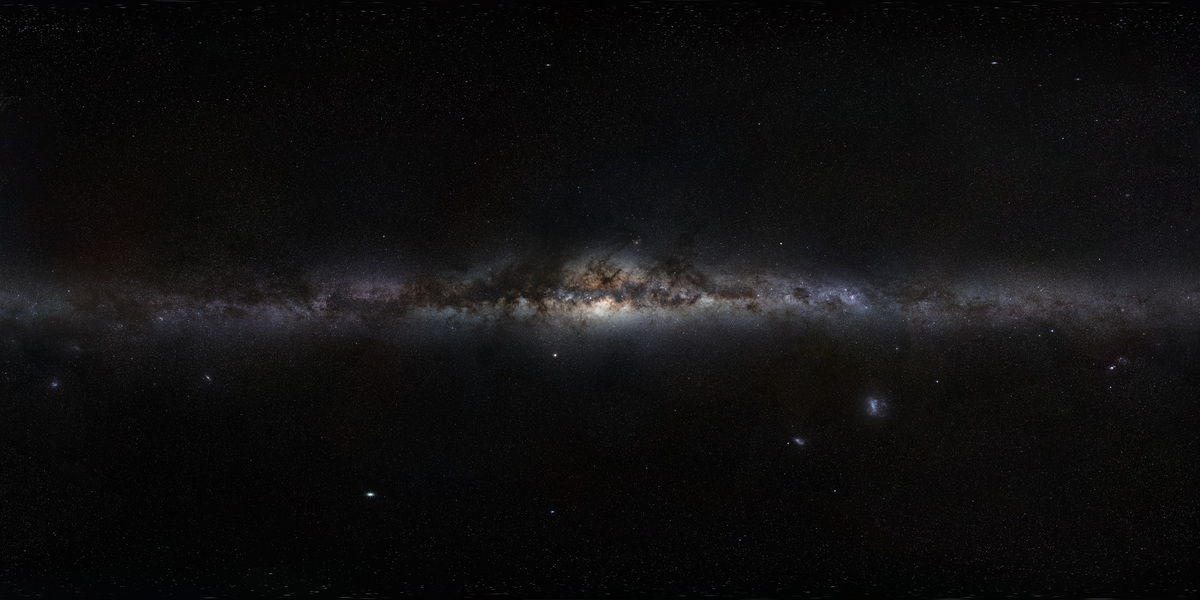
#> input picture Black-hole-simulation/milkyway-2.jpg, 1200 x 600 px, found by its file name
$ python 'Black hole.py'
#> lines starting #> are read from the running program, lines starting #| are printed output that depends on the picture; after the words box and inside, x2 and y2 are one past the last pixel; in counts of white or black regions, pixels touching at a corner belong together
import numpy as np
import matplotlib.pyplot as plt
import cv2
import os

def apply_gravitational_lens(image_path, mass_factor=0.1, event_horizon_factor=0.375, debug_mode=False):
#> called with mass_factor = 0.08, event_horizon_factor = 0.4, debug_mode = True
    if not os.path.exists(image_path):
        print(f"Error: Image file not found at '{image_path}'. Please check the path.")
        return None, None


    original_image = cv2.imread(image_path)
#> original_image is the input picture: shape (600, 1200, 3); mean B, G, R 15.9, 15.4, 16.1

    if original_image is None:
        print(f"Error: Could not load image from '{image_path}'. It might be corrupt or an invalid format.")
        return None, None

    # Convert it from BGR to RGB to display on matplotlib
    original_image_rgb = cv2.cvtColor(original_image, cv2.COLOR_BGR2RGB)

    # Gets the image dimensions
    H, W, _ = original_image_rgb.shape
#> H = 600; W = 1200
    if debug_mode:
        print(f"Image dimensions: Width={W}, Height={H}")
#| Image dimensions: Width=1200, Height=600

    # Define the 'mass' (M) which defines the strength of the lensing.
    # We relate it to the image width to make it somewhat scale-independent.
    M = W * mass_factor
#> M = 96
    if debug_mode:
        print(f"Calculated 'mass' (M) for lensing: {M:.2f}")
#| Calculated 'mass' (M) for lensing: 96.00

    # Location of the Black Hole - set to the center of the image
    center_x, center_y = W // 2, H // 2
#> center_x = 600; center_y = 300
    if debug_mode:
        print(f"Black hole center: ({center_x}, {center_y})")
#| Black hole center: (600, 300)

    # Create coordinate grids X, Y for every pixel
    X, Y = np.meshgrid(np.arange(W), np.arange(H))

    # Defining dx and dy, the horizontal and vertical distance of each image point
    # from the black hole's center.
    dx = X - center_x
    dy = Y - center_y

    # Calculate the radial distance from each pixel to the center of the black hole.
    # Adding a small epsilon to prevent division by zero for pixels exactly at the center.
    r = np.sqrt(dx**2 + dy**2) + 1e-6

    # Einstein's simplified bending angle approximation for light.
    # This formula is a common approximation used for visual effects, not a full
    # general relativistic calculation.
    alpha = (2 * M) / r

    # Compute the new horizontal and vertical position of a pixel after the
    # gravitational lensing effect. Pixels closer to the black hole are displaced more.
    # np.clip ensures that the new coordinates stay within the image boundaries.
    new_X = np.clip((center_x + dx * (1 - alpha)).astype(int), 0, W - 1)
    new_Y = np.clip((center_y + dy * (1 - alpha)).astype(int), 0, H - 1)

    # Apply the lensing effect by remapping pixels.
    # This creates the distortion based on the new coordinates.
    lensed_image = original_image_rgb[new_Y, new_X]
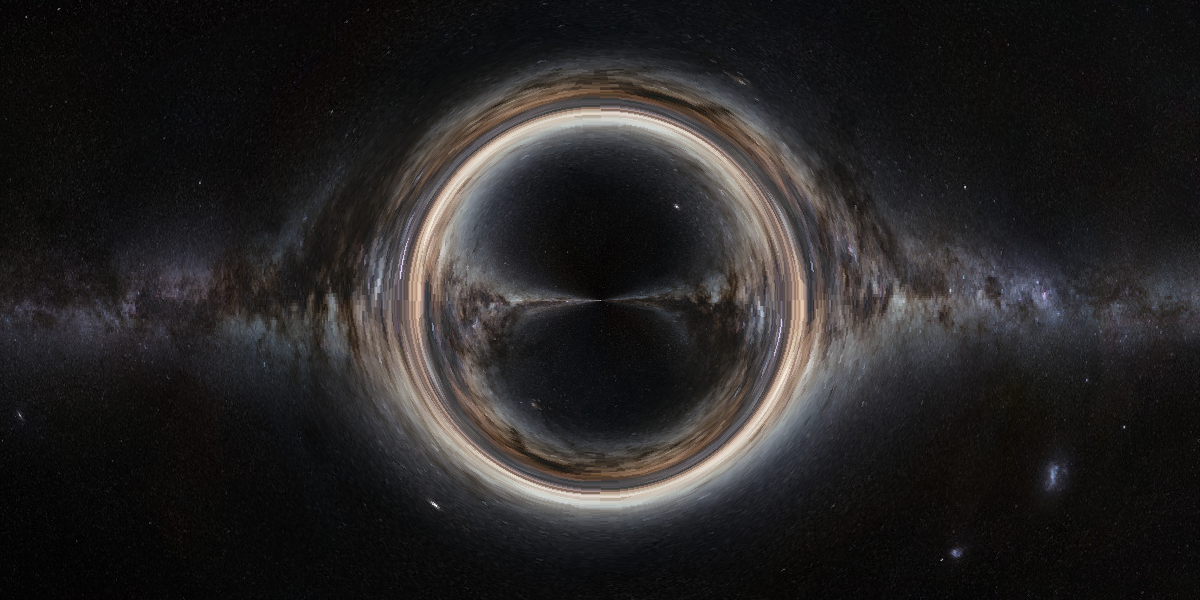
#> lensed_image: shape (600, 1200, 3); mean R, G, B 37.9, 36, 36.1

    # Calculate the radius of the event horizon in pixels.
    # Pixels within this radius will be rendered as black.
    black_hole_radius = int(M * event_horizon_factor)
#> black_hole_radius = 38
    if debug_mode:
        print(f"Black hole event horizon radius: {black_hole_radius} pixels")
#| Black hole event horizon radius: 38 pixels

    # Create a mask for pixels that fall within the event horizon.
    mask = r < black_hole_radius

    # Make the masked area black to represent the black hole.
    lensed_image[mask] = [0, 0, 0] # Set RGB to black
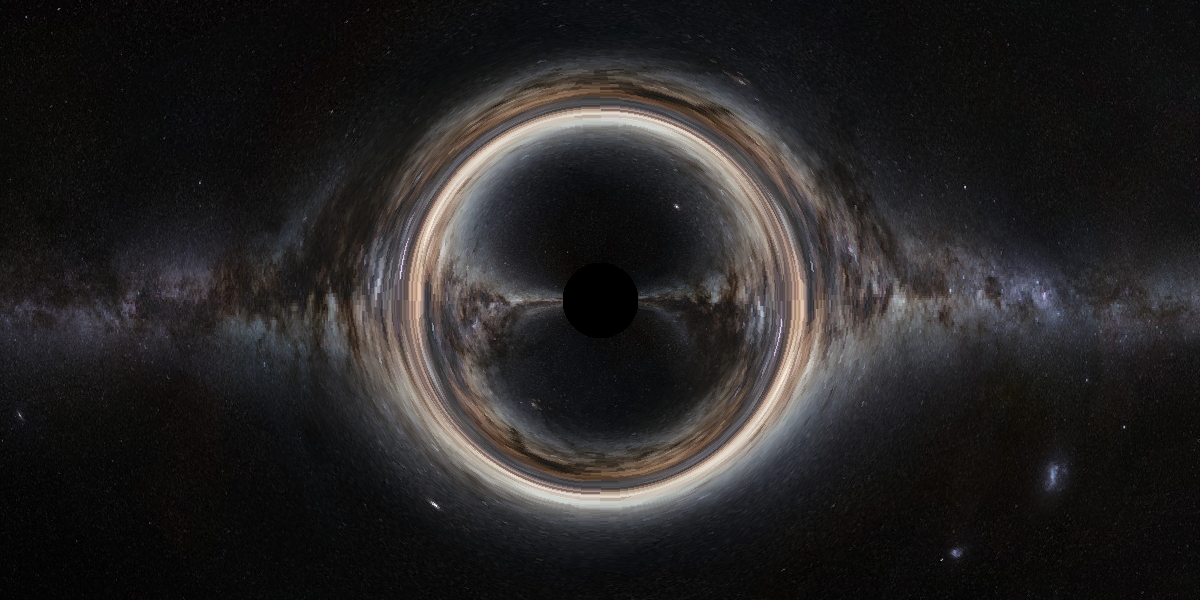
#> lensed_image: shape (600, 1200, 3); 0.63% of pixels changed, all inside (x1, y1, x2, y2) = (563, 263, 638, 338)

    return original_image_rgb, lensed_image

def display_lensing_results(original_img, lensed_img, title_original="Image without lensing effect", title_lensed="After lensing effect is applied"):

#> called with title_original = 'Image without lensing effect', title_lensed = 'After lensing effect is applied'
    fig, ax = plt.subplots(1, 2, figsize=(14, 7)) # Slightly larger figure for better viewing

    ax[0].imshow(original_img)
    ax[0].set_title(title_original)
    ax[0].axis("off") # Hide axes for cleaner image display

    ax[1].imshow(lensed_img)
    ax[1].set_title(title_lensed)
    ax[1].axis("off") # Hide axes

    plt.tight_layout() # Adjust subplot params for a tight layout
    plt.show()
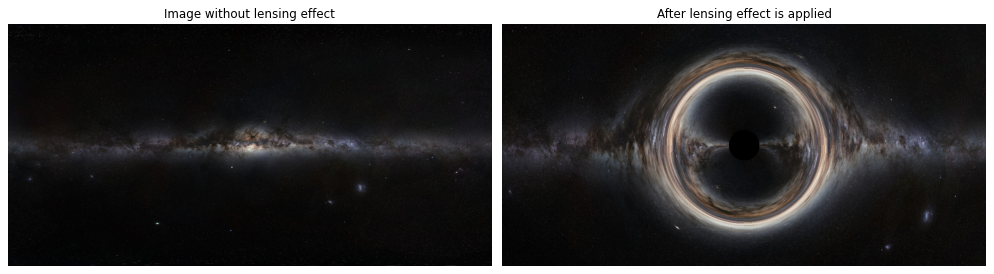
#> figure drawn by matplotlib, 2 panels

if __name__ == "__main__":
    # --- Main Execution Block ---
    # This block runs only when the script is executed directly, not when imported as a module.

    # Define your image path here. Make sure this path is correct for your system.
    # For a more robust solution, you could use a relative path, but an absolute
    # path is fine for a personal script.
    my_image_path = "/Users/perfectoid/PycharmProjects/Black-hole-simulation/Black-hole-simulation/milkyway-2.jpg"

    print(f"Attempting to apply lensing effect to: {my_image_path}")

    # Apply the lensing effect
    original_galaxy, lensed_galaxy = apply_gravitational_lens(
        my_image_path,
        mass_factor=0.08,  # Experiment with this value! Lower for subtle, higher for strong bending.
        event_horizon_factor=0.4, # Adjust the black hole's visual size
        debug_mode=True # Set to True to see more output during calculation
    )

    # Display the results if the process was successful
    if original_galaxy is not None and lensed_galaxy is not None:
        display_lensing_results(original_galaxy, lensed_galaxy)
        print("Lensing simulation complete. Check the displayed images!")
    else:
        print("Lensing simulation failed due to image loading or processing issues.")
    print("Script finished.")
